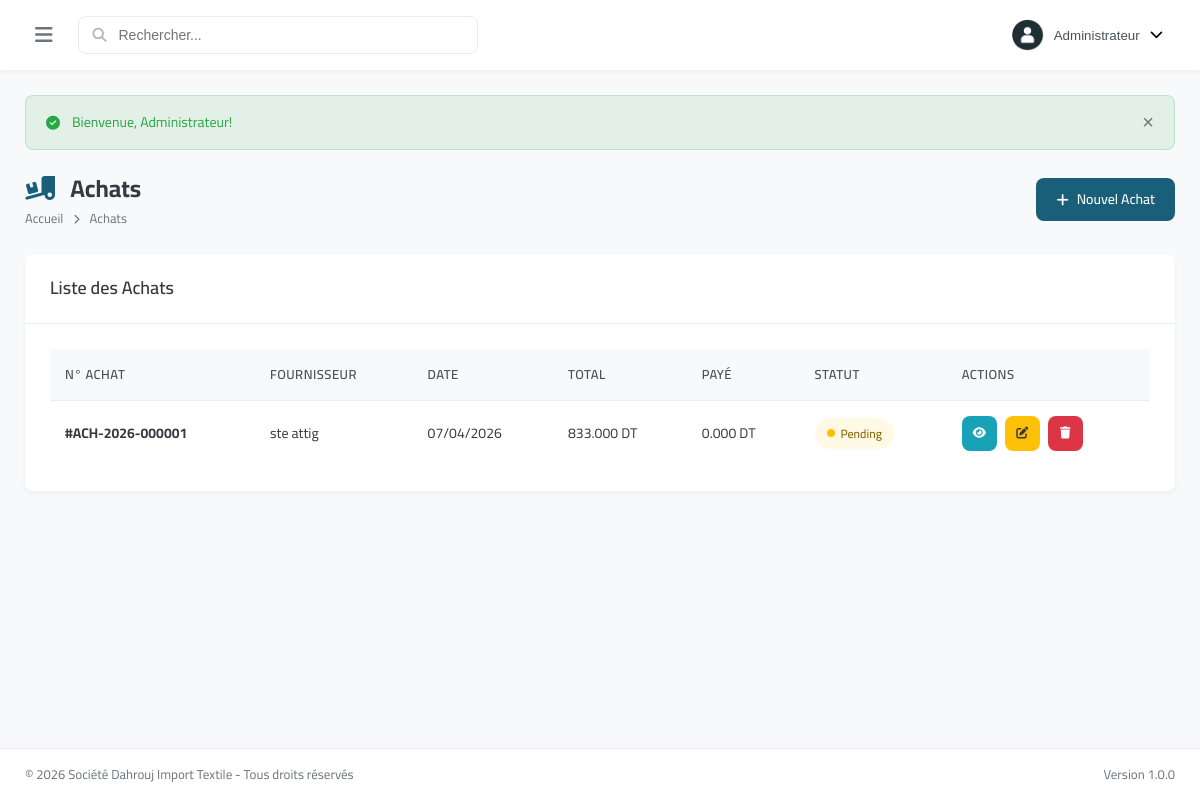
The page /modules/purchases/index.php (signed in) on the database its author committed.
### tables this page shows
CREATE TABLE `purchases` (
  `id` int(11) NOT NULL,
  `purchase_number` varchar(50) NOT NULL,
  `partner_id` int(11) DEFAULT NULL,
  `user_id` int(11) DEFAULT NULL,
  `purchase_date` date DEFAULT curdate(),
  `expected_date` date DEFAULT NULL,
  `subtotal` decimal(15,3) DEFAULT 0.000,
  `discount` decimal(15,3) DEFAULT 0.000,
  `tax_amount` decimal(15,3) DEFAULT 0.000,
  `total` decimal(15,3) DEFAULT 0.000,
  `paid_amount` decimal(15,3) DEFAULT 0.000,
  `status` enum('pending','ordered','received','cancelled') DEFAULT 'pending',
  `payment_status` enum('unpaid','partial','paid') DEFAULT 'unpaid',
  `notes` text DEFAULT NULL,
  `created_at` datetime DEFAULT current_timestamp(),
  `updated_at` datetime DEFAULT current_timestamp() ON UPDATE current_timestamp()
);

CREATE TABLE `partners` (
  `id` int(11) NOT NULL,
  `code` varchar(50) NOT NULL,
  `company_name` varchar(200) NOT NULL,
  `contact_name` varchar(100) DEFAULT NULL,
  `email` varchar(100) DEFAULT NULL,
  `phone` varchar(20) DEFAULT NULL,
  `phone2` varchar(20) DEFAULT NULL,
  `address` text DEFAULT NULL,
  `city` varchar(50) DEFAULT NULL,
  `country` varchar(50) DEFAULT 'Tunisia',
  `tax_number` varchar(50) DEFAULT NULL,
  `registration_number` varchar(50) DEFAULT NULL,
  `partner_type` enum('supplier','transporter','other') DEFAULT 'supplier',
  `balance` decimal(15,3) DEFAULT 0.000,
  `status` enum('active','inactive') DEFAULT 'active',
  `notes` text DEFAULT NULL,
  `created_at` datetime DEFAULT current_timestamp(),
  `updated_at` datetime DEFAULT current_timestamp() ON UPDATE current_timestamp()
);

### includes/config.php (called while the page is built, shortened)
<?php
function formatMoney($amount) {
    return number_format($amount, 3, '.', ' ') . ' ' . APP_CURRENCY_SYMBOL;
}
function formatDate($date) {
    return date('d/m/Y', strtotime($date));
}
?>

### modules/purchases/index.php (the view, shortened to what this page needs)
<?php
require_once '../../includes/config.php';
$db = getDB();
$purchases = $db->query("SELECT p.*, pr.company_name
    FROM purchases p
    LEFT JOIN partners pr ON p.partner_id = pr.id
    ORDER BY p.created_at DESC")->fetchAll();
require_once '../../includes/header.php';
?>
<div class="page-header">
    <div>
        <h1 class="page-title"><i class="fas fa-truck-loading"></i> Achats</h1>
        <nav class="breadcrumb">
            <a href="../../index.php">Accueil</a>
            <i class="fas fa-chevron-right"></i>
            <span>Achats</span>
        </nav>
    </div>
    <a href="create.php" class="btn btn-primary"><i class="fas fa-plus"></i> Nouvel Achat</a>
</div>
<div class="card">
    <div class="card-header">
        <h3 class="card-title">Liste des Achats</h3>
    </div>
    <div class="card-body">
        <div class="table-responsive">
            <table class="data-table">
                <thead>
                    <tr>
                        <th>N° Achat</th>
                        <th>Fournisseur</th>
                        <th>Date</th>
                        <th>Total</th>
                        <th>Payé</th>
                        <th>Statut</th>
                        <th>Actions</th>
                    </tr>
                </thead>
                <tbody>
                    <?php foreach ($purchases as $purchase): ?>
                    <tr>
                        <td><strong>#<?php echo $purchase['purchase_number']; ?></strong></td>
                        <td><?php echo $purchase['company_name']; ?></td>
                        <td><?php echo formatDate($purchase['purchase_date']); ?></td>
                        <td><?php echo formatMoney($purchase['total']); ?></td>
                        <td><?php echo formatMoney($purchase['paid_amount']); ?></td>
                        <td><span class="status status-<?php echo $purchase['status']; ?>"><?php echo ucfirst($purchase['status']); ?></span></td>
                        <td class="actions">
                            <a href="view.php?id=<?php echo $purchase['id']; ?>" class="btn btn-sm btn-info btn-icon"><i class="fas fa-eye"></i></a>
                            <a href="edit.php?id=<?php echo $purchase['id']; ?>" class="btn btn-sm btn-warning btn-icon"><i class="fas fa-edit"></i></a>
                            <?php if ($purchase['status'] === 'pending'): ?>
                            <a href="?delete=<?php echo $purchase['id']; ?>" class="btn btn-sm btn-danger btn-icon" data-confirm="Supprimer cet achat?"><i class="fas fa-trash"></i></a>
                            <?php endif; ?>
                        </td>
                    </tr>
                    <?php endforeach; ?>
                </tbody>
            </table>
        </div>
    </div>
</div>
<?php require_once '../../includes/footer.php'; ?>

### assets/css/style.css (style rules this page uses)
:root { --primary-color: #1a5f7a; --primary-dark: #134b61; --primary-light: #2d8faf; --secondary-color: #c84b31; --secondary-dark: #a33d27; --success-color: #28a745; --warning-color: #ffc107; --danger-color: #dc3545; --info-color: #17a2b8; --light-color: #f8f9fa; --dark-color: #343a40; --gray-100: #f8f9fa; --gray-200: #e9ecef; --gray-300: #dee2e6; --gray-400: #ced4da; --gray-500: #adb5bd; --gray-600: #6c757d; --gray-700: #495057; --gray-800: #343a40; --gray-900: #212529; --sidebar-width: 280px; --sidebar-collapsed: 70px; --header-height: 70px; --footer-height: 50px; --border-radius: 8px; --border-radius-lg: 12px; --border-radius-sm: 4px; --shadow-sm: 0 2px 4px rgba(0,0,0,0.05); --shadow: 0 4px 6px rgba(0,0,0,0.1); --shadow-lg: 0 10px 25px rgba(0,0,0,0.15); --transition: all 0.3s ease; }
* { margin: 0; padding: 0; box-sizing: border-box; }
body { font-family: 'Cairo', -apple-system, BlinkMacSystemFont, 'Segoe UI', Roboto, sans-serif; font-size: 14px; line-height: 1.6; color: var(--gray-800); background-color: var(--gray-100); direction: ltr; }
a { text-decoration: none; color: inherit; transition: var(--transition); }
.page-header { display: flex; justify-content: space-between; align-items: center; margin-bottom: 25px; flex-wrap: wrap; gap: 15px; }
.page-title { font-size: 24px; font-weight: 700; color: var(--gray-800); }
.page-title i { color: var(--primary-color); margin-right: 10px; }
.breadcrumb { display: flex; align-items: center; gap: 10px; font-size: 13px; color: var(--gray-600); }
.breadcrumb i { font-size: 10px; }
.card { background: white; border-radius: var(--border-radius); box-shadow: var(--shadow-sm); margin-bottom: 25px; }
.card-header { padding: 20px 25px; border-bottom: 1px solid var(--gray-200); display: flex; justify-content: space-between; align-items: center; flex-wrap: wrap; gap: 15px; }
.card-title { font-size: 18px; font-weight: 600; color: var(--gray-800); }
.card-body { padding: 25px; }
.table-responsive { overflow-x: auto; }
.data-table { width: 100%; border-collapse: collapse; }
.data-table th, .data-table td { padding: 15px; text-align: left; border-bottom: 1px solid var(--gray-200); }
.data-table th { background: var(--gray-100); font-weight: 600; color: var(--gray-700); font-size: 13px; text-transform: uppercase; letter-spacing: 0.5px; }
.data-table tbody tr:last-child td { border-bottom: none; }
.data-table .actions { display: flex; gap: 8px; }
.btn { display: inline-flex; align-items: center; justify-content: center; gap: 8px; padding: 10px 20px; font-size: 14px; font-weight: 500; border-radius: var(--border-radius); border: none; cursor: pointer; transition: var(--transition); }
.btn-primary { background: var(--primary-color); color: white; }
.btn-danger { background: var(--danger-color); color: white; }
.btn-warning { background: var(--warning-color); color: var(--gray-800); }
.btn-info { background: var(--info-color); color: white; }
.btn-sm { padding: 6px 12px; font-size: 12px; }
.btn-icon { width: 35px; height: 35px; padding: 0; border-radius: var(--border-radius); }
.status { display: inline-flex; align-items: center; gap: 6px; padding: 6px 12px; border-radius: 20px; font-size: 12px; font-weight: 500; }
.status::before { content: ''; width: 8px; height: 8px; border-radius: 50%; }
.status-pending { background: rgba(255, 193, 7, 0.1); color: #856404; }
.status-pending::before { background: var(--warning-color); }

### rows shown on the page
purchases: purchase_number "ACH-2026-000001", partner.company_name "ste attig", purchase_date "07/04/2026", total "833.000 DT", paid_amount "0.000 DT", status "Pending"

### other values the page prints
$_SESSION['user_name'] "Administrateur"
$flash['message'] "Bienvenue, Administrateur!"
APP_NAME "Société Dahrouj Import Textile"
APP_VERSION "1.0.0"
